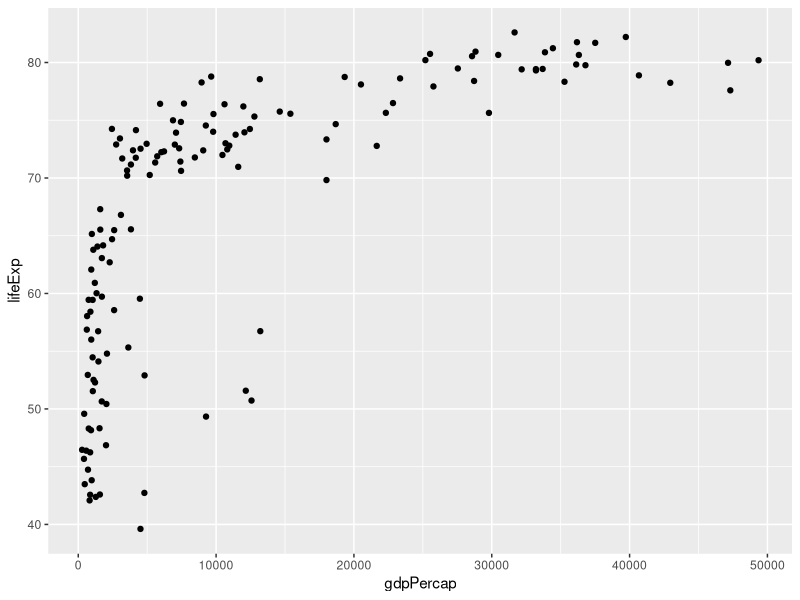
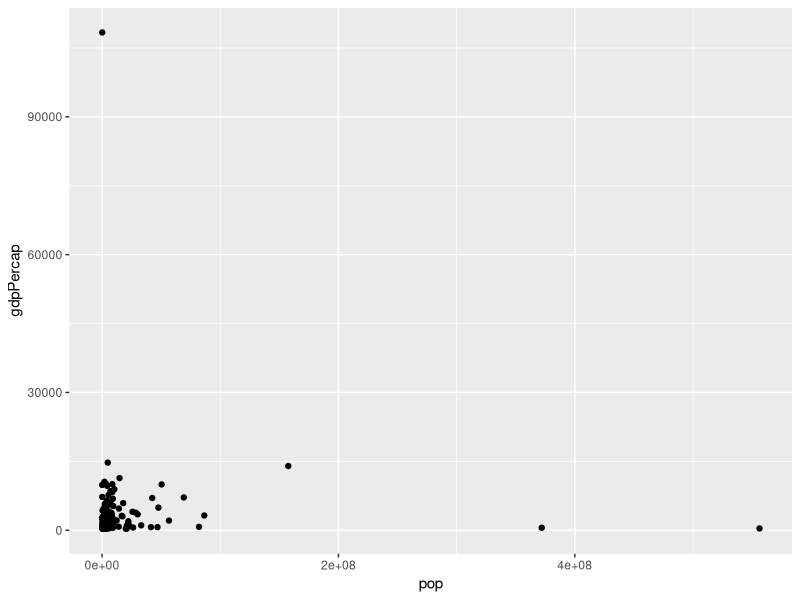
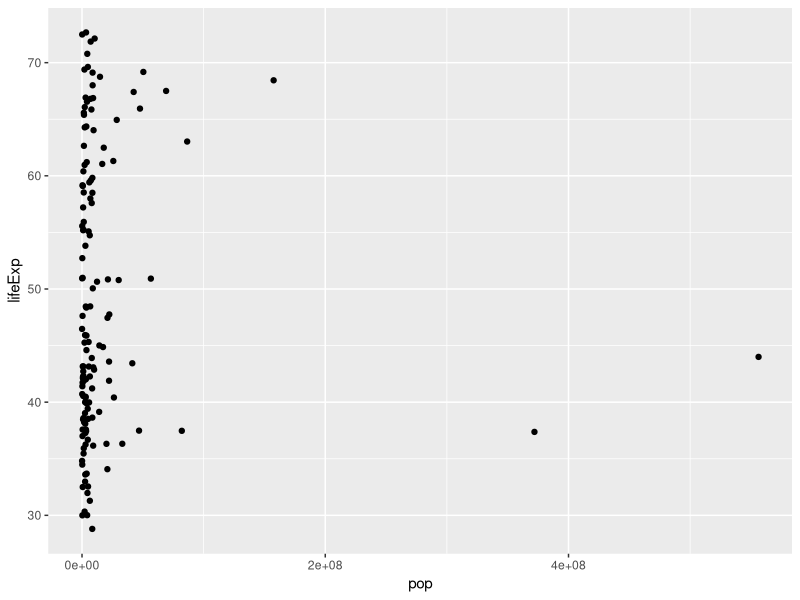

The R script that drew these images, in order:
## ---- chunk 1
library(dplyr)
library(ggplot2)
library(readr)
## ---- chunk 2
gapminder <- read_tsv("gapminder.tsv", col_names = TRUE)
## ---- chunk 3
gapminder_07 <- gapminder %>%
    filter(year == 2007)
## ---- chunk 4
# relationship bewteen a country's wealth and life expectancy
ggplot(gapminder_07, aes(x = gdpPercap, y = lifeExp)) +
    geom_point()
## ---- chunk 5
gapminder_1952 <- gapminder %>%
    filter(year == 1952)
## ---- chunk 6
# put pop on the x-axis and gdpPercap on the y-axis
ggplot(gapminder_1952, aes(x = pop, y = gdpPercap)) +
  geom_point()
## ---- chunk 7
# Create a scatter plot with pop on the x-axis and lifeExp on the y-axis
ggplot(gapminder_1952, aes(x = pop, y = lifeExp)) + 
    geom_point()
